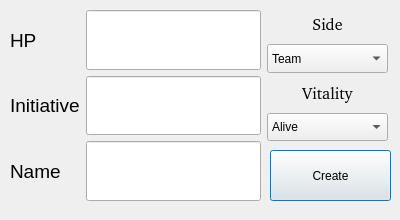
<?xml version="1.0" encoding="UTF-8"?>
<ui version="4.0">
 <class>CombatantDialog</class>
 <widget class="QDialog" name="CombatantDialog">
  <property name="geometry">
   <rect>
    <x>0</x>
    <y>0</y>
    <width>400</width>
    <height>220</height>
   </rect>
  </property>
  <property name="windowTitle">
   <string>CombatantDialog</string>
  </property>
  <widget class="QPushButton" name="pushButton_finish">
   <property name="geometry">
    <rect>
     <x>270</x>
     <y>150</y>
     <width>121</width>
     <height>51</height>
    </rect>
   </property>
   <property name="text">
    <string>Create</string>
   </property>
  </widget>
  <widget class="QWidget" name="layoutWidget">
   <property name="geometry">
    <rect>
     <x>267</x>
     <y>10</y>
     <width>121</width>
     <height>131</height>
    </rect>
   </property>
   <layout class="QVBoxLayout" name="verticalLayout_2">
    <item>
     <widget class="QLabel" name="label_side">
      <property name="font">
       <font>
        <family>Bitstream Charter</family>
        <pointsize>12</pointsize>
       </font>
      </property>
      <property name="text">
       <string>Side</string>
      </property>
      <property name="alignment">
       <set>Qt::AlignCenter</set>
      </property>
     </widget>
    </item>
    <item>
     <widget class="QComboBox" name="comboBox_side">
      <property name="sizePolicy">
       <sizepolicy hsizetype="Preferred" vsizetype="Preferred">
        <horstretch>0</horstretch>
        <verstretch>0</verstretch>
       </sizepolicy>
      </property>
      <item>
       <property name="text">
        <string>Team</string>
       </property>
      </item>
      <item>
       <property name="text">
        <string>Eneamy</string>
       </property>
      </item>
      <item>
       <property name="text">
        <string>Other</string>
       </property>
      </item>
     </widget>
    </item>
    <item>
     <widget class="QLabel" name="label_vitality">
      <property name="font">
       <font>
        <family>Bitstream Charter</family>
        <pointsize>12</pointsize>
       </font>
      </property>
      <property name="text">
       <string>Vitality</string>
      </property>
      <property name="alignment">
       <set>Qt::AlignCenter</set>
      </property>
     </widget>
    </item>
    <item>
     <widget class="QComboBox" name="comboBox_vitality">
      <property name="sizePolicy">
       <sizepolicy hsizetype="Preferred" vsizetype="Preferred">
        <horstretch>0</horstretch>
        <verstretch>0</verstretch>
       </sizepolicy>
      </property>
      <item>
       <property name="text">
        <string>Alive</string>
       </property>
      </item>
      <item>
       <property name="text">
        <string>Dead</string>
       </property>
      </item>
      <item>
       <property name="text">
        <string>Construct</string>
       </property>
      </item>
     </widget>
    </item>
   </layout>
  </widget>
  <widget class="QWidget" name="layoutWidget">
   <property name="geometry">
    <rect>
     <x>10</x>
     <y>10</y>
     <width>251</width>
     <height>191</height>
    </rect>
   </property>
   <layout class="QFormLayout" name="formLayout">
    <property name="labelAlignment">
     <set>Qt::AlignLeading|Qt::AlignLeft|Qt::AlignVCenter</set>
    </property>
    <property name="formAlignment">
     <set>Qt::AlignLeading|Qt::AlignLeft|Qt::AlignVCenter</set>
    </property>
    <item row="0" column="0">
     <widget class="QLabel" name="label_hp">
      <property name="sizePolicy">
       <sizepolicy hsizetype="Preferred" vsizetype="Expanding">
        <horstretch>0</horstretch>
        <verstretch>0</verstretch>
       </sizepolicy>
      </property>
      <property name="font">
       <font>
        <pointsize>14</pointsize>
       </font>
      </property>
      <property name="text">
       <string>HP</string>
      </property>
      <property name="alignment">
       <set>Qt::AlignLeading|Qt::AlignLeft|Qt::AlignVCenter</set>
      </property>
     </widget>
    </item>
    <item row="0" column="1">
     <widget class="QLineEdit" name="lineEdit_hp">
      <property name="sizePolicy">
       <sizepolicy hsizetype="Expanding" vsizetype="Expanding">
        <horstretch>0</horstretch>
        <verstretch>0</verstretch>
       </sizepolicy>
      </property>
     </widget>
    </item>
    <item row="1" column="1">
     <widget class="QLineEdit" name="lineEdit_init">
      <property name="sizePolicy">
       <sizepolicy hsizetype="Expanding" vsizetype="Expanding">
        <horstretch>0</horstretch>
        <verstretch>0</verstretch>
       </sizepolicy>
      </property>
     </widget>
    </item>
    <item row="2" column="0">
     <widget class="QLabel" name="label_name">
      <property name="sizePolicy">
       <sizepolicy hsizetype="Preferred" vsizetype="Expanding">
        <horstretch>0</horstretch>
        <verstretch>0</verstretch>
       </sizepolicy>
      </property>
      <property name="font">
       <font>
        <pointsize>14</pointsize>
       </font>
      </property>
      <property name="text">
       <string>Name</string>
      </property>
      <property name="alignment">
       <set>Qt::AlignLeading|Qt::AlignLeft|Qt::AlignVCenter</set>
      </property>
     </widget>
    </item>
    <item row="2" column="1">
     <widget class="QLineEdit" name="lineEdit_name">
      <property name="sizePolicy">
       <sizepolicy hsizetype="Expanding" vsizetype="Expanding">
        <horstretch>0</horstretch>
        <verstretch>0</verstretch>
       </sizepolicy>
      </property>
     </widget>
    </item>
    <item row="1" column="0">
     <widget class="QLabel" name="label_init">
      <property name="sizePolicy">
       <sizepolicy hsizetype="Preferred" vsizetype="Expanding">
        <horstretch>0</horstretch>
        <verstretch>0</verstretch>
       </sizepolicy>
      </property>
      <property name="font">
       <font>
        <pointsize>14</pointsize>
       </font>
      </property>
      <property name="text">
       <string>Initiative</string>
      </property>
      <property name="alignment">
       <set>Qt::AlignLeading|Qt::AlignLeft|Qt::AlignVCenter</set>
      </property>
     </widget>
    </item>
   </layout>
  </widget>
 </widget>
 <resources/>
 <connections/>
</ui>
